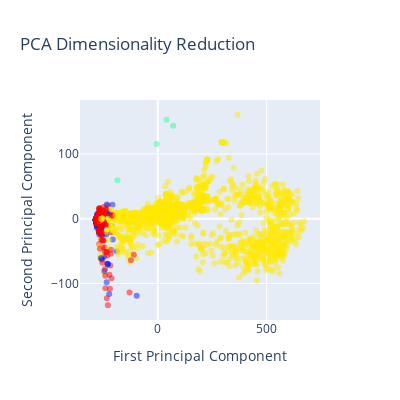

Notebook source saved alongside this figure:
### Code cell
labels=list(y_label)
data = [go.Scatter(x=x_pca[:,0], y=x_pca[:,1], mode='markers',
                    marker = dict(color=y_res, colorscale='Rainbow', opacity=0.5),
                                text=[f'defect_code: {a}' for a in labels],
                                hoverinfo='text')]

layout = go.Layout(title = 'PCA Dimensionality Reduction', width = 400, height = 400,
                    xaxis = dict(title='First Principal Component'),
                    yaxis = dict(title='Second Principal Component'))
fig = go.Figure(data=data, layout=layout)
fig.show()

### Figure 1 — Plotly figure (JSON) as saved in the notebook; plotly's stock layout.template omitted (floating-point values rounded to 4 significant figures; data arrays with more than 128 entries replaced by an {"elided": "..."} marker saying what was removed)
{"data": [{"hoverinfo": "text", "marker": {"color": {"elided": "2502 int values"}, "colorscale": [[0, "rgb(150,0,90)"], [0.125, "rgb(0,0,200)"], [0.25, "rgb(0,25,255)"], [0.375, "rgb(0,152,255)"], [0.5, "rgb(44,255,150)"], [0.625, "rgb(151,255,0)"], [0.75, "rgb(255,234,0)"], [0.875, "rgb(255,111,0)"], [1, "rgb(255,0,0)"]], "opacity": 0.5}, "mode": "markers", "text": {"elided": "2502 str values"}, "type": "scatter", "x": {"elided": "2502 float values"}, "y": {"elided": "2502 float values"}}], "layout": {"height": 400, "title": {"text": "PCA Dimensionality Reduction"}, "width": 400, "xaxis": {"title": {"text": "First Principal Component"}}, "yaxis": {"title": {"text": "Second Principal Component"}}}}
